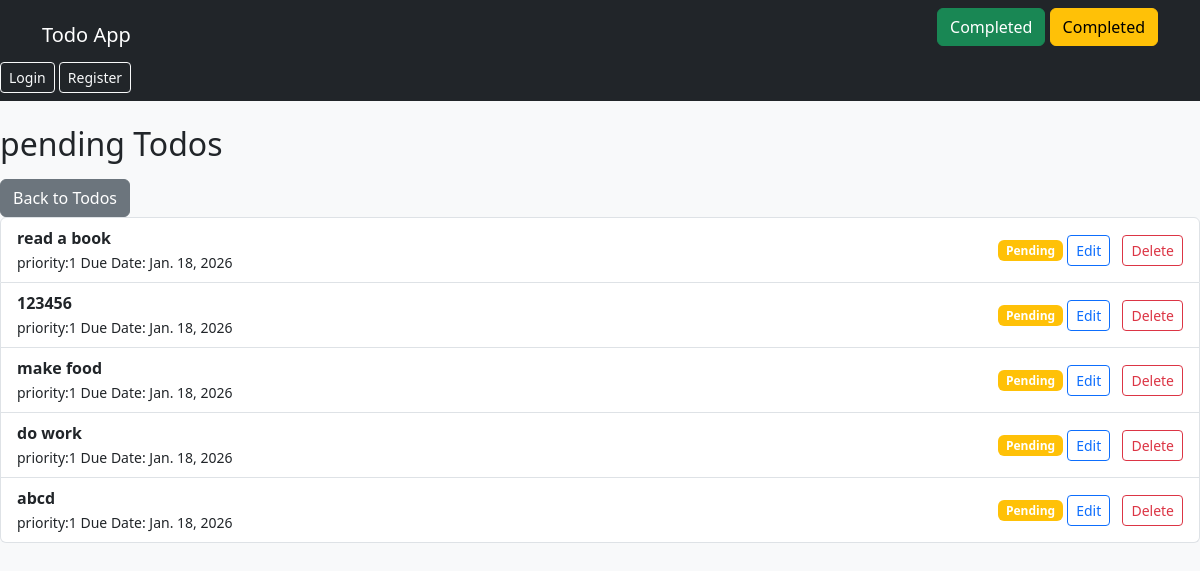
The app's page /todos/pending/ (signed in) with its own data.
### todoapp/models.py (models this page shows, shortened)
class Todo(models.Model):
    user = models.ForeignKey(User, on_delete=models.CASCADE)
    title = models.CharField(max_length=40)
    description = models.TextField()
    priority = models.IntegerField(default=1)
    due_date = models.DateField(null=True, blank=True)
    is_completed = models.BooleanField(default=False)
    created_at = models.DateTimeField(auto_now_add=True)

### todoapp/views.py (the view)
# urls.py: path('todos/pending/',pending_todos, name="pending_todos"),
@login_required
def pending_todos(request):
    todos = Todo.objects.filter(is_completed = False)
    return render(request, 'todoapp/pending_todos.html', {'todos': todos})

### todoapp/templates/todoapp/pending_todos.html
{% extends 'todoapp/base.html' %}
{% block content %}
<h2 class="mb-3"class="text-warning">pending Todos</h2>
{% if todos %}
    <a href="{% url 'todo_list' %}" class="btn btn-secondary">Back to Todos</a>
<ul class="list-group">
    {% for todo in todos %}
            <li class="list-group-item d-flex justify-content-between align-items-center">
                <div>
            <strong>{{ todo.title }}</strong><br>
            <small>
                priority:{{ todo.priority }}
                Due Date: {{ todo.due_date }}
            </small>
        </div>
        <div>
            <span class="badge bg-warning">Pending</span>
            <a href="{% url 'update_todo' todo.id %}" class="btn btn-sm btn-outline-primary"> Edit</a>
            <a href="{% url 'delete_todo' todo.id %}" class="btn btn-sm btn-outline-danger ms-2"> Delete</a>
        </div>
            </li>
    {% endfor %}
</ul>
{% else %}
    <p> class= "text-muted" No pending todos</p>
{% endif %}
{% endblock %}

### records on screen
Todo: title "read a book", priority "1", due_date "Jan. 18, 2026"
Todo: title "123456", priority "1", due_date "Jan. 18, 2026"
Todo: title "make food", priority "1", due_date "Jan. 18, 2026"
Todo: title "do work", priority "1", due_date "Jan. 18, 2026"
Todo: title "abcd", priority "1", due_date "Jan. 18, 2026"
